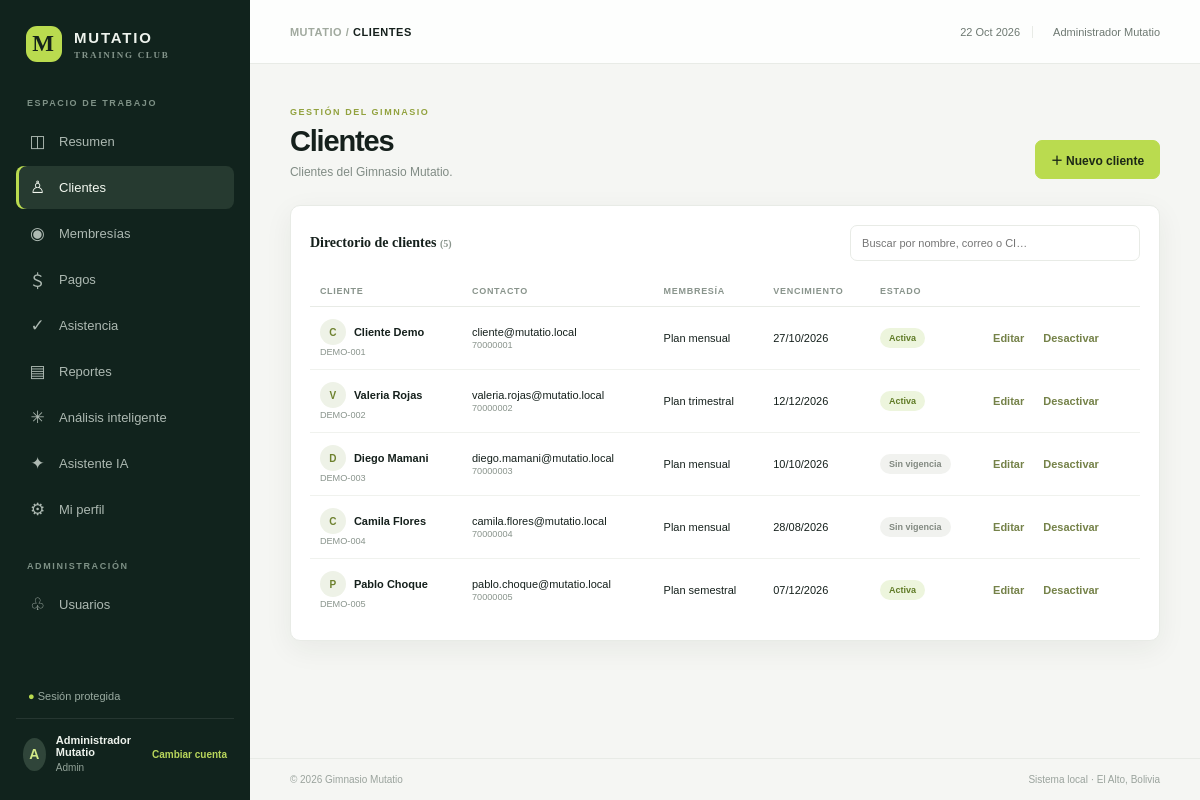
Screenshot of /index.php?view=clients (signed in) with the database file from the repository.
### tables this page shows
CREATE TABLE `memberships` (
  `id` int(10) UNSIGNED NOT NULL,
  `client_id` int(10) UNSIGNED NOT NULL,
  `plan_id` int(10) UNSIGNED NOT NULL,
  `start_date` date NOT NULL,
  `end_date` date NOT NULL,
  `status` enum('active','expired','cancelled') NOT NULL DEFAULT 'active',
  `created_at` timestamp NOT NULL DEFAULT current_timestamp()
);

CREATE TABLE `clients` (
  `id` int(10) UNSIGNED NOT NULL,
  `user_id` int(10) UNSIGNED DEFAULT NULL,
  `name` varchar(140) NOT NULL,
  `email` varchar(190) NOT NULL,
  `phone` varchar(40) DEFAULT NULL,
  `document_number` varchar(50) DEFAULT NULL,
  `birth_date` date DEFAULT NULL,
  `notes` text DEFAULT NULL,
  `active` tinyint(1) NOT NULL DEFAULT 1,
  `created_at` timestamp NOT NULL DEFAULT current_timestamp()
);

CREATE TABLE `plans` (
  `id` int(10) UNSIGNED NOT NULL,
  `name` varchar(100) NOT NULL,
  `description` varchar(255) DEFAULT NULL,
  `price` decimal(10,2) NOT NULL DEFAULT 0.00,
  `duration_days` smallint(5) UNSIGNED NOT NULL DEFAULT 30,
  `active` tinyint(1) NOT NULL DEFAULT 1,
  `created_at` timestamp NOT NULL DEFAULT current_timestamp()
);

### app.php (called while the page is built, shortened)
<?php
$config = require __DIR__ . '/config.php';
function db(): PDO
{
    global $config;
    $pdo = new PDO('mysql:host='.$config['db_host'].';dbname='.$config['db_name'].';charset=utf8mb4', $config['db_user'], $config['db_pass'], [
        PDO::ATTR_ERRMODE => PDO::ERRMODE_EXCEPTION,
        PDO::ATTR_DEFAULT_FETCH_MODE => PDO::FETCH_ASSOC,
        PDO::ATTR_EMULATE_PREPARES => false,
    ]);
    seed_demo($pdo);
    return $pdo;
}
function seed_demo(PDO $pdo): void
{
    $count = (int)$pdo->query('SELECT COUNT(*) FROM users')->fetchColumn();
}
function h(?string $value): string { return htmlspecialchars((string)$value, ENT_QUOTES | ENT_SUBSTITUTE, 'UTF-8'); }

### views/clients.php (the view, shortened to what this page needs)
<?php
$rows=db()->query("SELECT c.*,m.end_date,m.status membership_status,p.name plan_name FROM clients c LEFT JOIN memberships m ON m.id=(SELECT id FROM memberships WHERE client_id=c.id ORDER BY id DESC LIMIT 1) LEFT JOIN plans p ON p.id=m.plan_id WHERE c.active=1 ORDER BY c.created_at DESC")->fetchAll();
?>
<section class="card panel"><div class="panel-head"><h2>Directorio de clientes <small>(<?=count($rows)?>)</small></h2><input class="search" data-search="#clients-table" placeholder="Buscar por nombre, correo o CI…"></div><div class="table-wrap"><table id="clients-table"><thead><tr><th>CLIENTE</th><th>CONTACTO</th><th>MEMBRESÍA</th><th>VENCIMIENTO</th><th>ESTADO</th><th></th></tr></thead><tbody><?php foreach($rows as $r): $state=$r['membership_status']==='active'&&$r['end_date']>=date('Y-m-d'); ?><tr><td><div class="person"><span class="mini-avatar"><?=h(mb_substr($r['name'],0,1))?></span><?=h($r['name'])?></div><small class="muted"><?=h($r['document_number']?:'Sin CI')?></small></td><td><?=h($r['email'])?><br><small class="muted"><?=h($r['phone']?:'Sin teléfono')?></small></td><td><?=h($r['plan_name']??'—')?></td><td><?= $r['end_date']?date('d/m/Y',strtotime($r['end_date'])):'—' ?></td><td><span class="pill <?=$state?'':'expired'?>"><?=$state?'Activa':'Sin vigencia'?></span></td><td><div class="actions"><button class="link-btn" data-edit-client='<?=h(json_encode(['id'=>$r['id'],'name'=>$r['name'],'email'=>$r['email'],'phone'=>$r['phone'],'document_number'=>$r['document_number'],'birth_date'=>$r['birth_date'],'notes'=>$r['notes']],JSON_HEX_APOS|JSON_HEX_QUOT))?>'>Editar</button><form method="post" data-confirm="¿Desactivar este cliente?" style="display:inline"><input type="hidden" name="csrf" value="<?=h(csrf_token())?>"><input type="hidden" name="action" value="client_delete"><input type="hidden" name="id" value="<?=$r['id']?>"><button class="link-btn">Desactivar</button></form></div></td></tr><?php endforeach; ?><?php if(!$rows): ?><tr><td colspan="6" class="empty">Todavía no hay clientes. Registra el primero.</td></tr><?php endif; ?></tbody></table></div></section>

### assets/app.css (style rules this page uses)
:root { --bg:#f5f6f3;--ink:#15201c;--muted:#818c85;--green:#badb4f;--deep:#11231d;--line:#e8ebe6;--white:#fff;--shadow:0 8px 28px #1b2a2010 }
* { box-sizing:border-box }
body { margin:0;background:var(--bg);color:var(--ink);font-family:'DM Sans',Arial,sans-serif;font-size:14px }
button,input,select,textarea { font:inherit }
button { cursor:pointer }
.card { background:#fff;border:1px solid var(--line);border-radius:10px;box-shadow:var(--shadow) }
.panel { padding:19px;margin-bottom:16px }
.panel-head { display:flex;justify-content:space-between;align-items:center;margin-bottom:15px }
.panel-head h2 { font:700 14px Manrope;margin:0 }
.panel-head small { color:#89948c;font-size:10px }
.table-wrap { overflow:auto }
table { width:100%;border-collapse:collapse;font-size:11px }
th { text-align:left;color:#89948c;font-size:9px;letter-spacing:.08em;font-weight:700;padding:10px;border-bottom:1px solid var(--line);white-space:nowrap }
td { padding:12px 10px;border-bottom:1px solid #f0f2ee;vertical-align:middle }
tr:last-child td { border-bottom:0 }
.person { display:flex;align-items:center;gap:8px;font-weight:600 }
.mini-avatar { width:26px;height:26px;border-radius:50%;display:grid;place-items:center;background:#eef2e7;color:#6d812e;font-size:10px }
.pill { display:inline-block;border-radius:20px;padding:5px 9px;font-size:9px;font-weight:700;background:#edf5dd;color:#607b26;white-space:nowrap }
.pill.expired,.pill.inactive { background:#f1f2ef;color:#828981 }
.muted { color:#89948c }
.search { width:min(290px,100%);height:36px;border:1px solid var(--line);background:#fff;border-radius:7px;padding:0 11px;font-size:11px;outline:0 }
.actions { display:flex;gap:7px;align-items:center }
.link-btn { border:0;background:none;color:#758249;font-size:11px;font-weight:700 }

### rows the page displays
memberships: client.name "C", client.name "Cliente Demo", client.document_number "DEMO-001", client.email "cliente@mutatio.local", client.phone "70000001", plan.name "Plan mensual", end_date "27/10/2026", status "Activa"
memberships: client.name "V", client.name "Valeria Rojas", client.document_number "DEMO-002", client.email "valeria.rojas@mutatio.local", client.phone "70000002", plan.name "Plan trimestral", end_date "12/12/2026", status "Activa"
memberships: client.name "D", client.name "Diego Mamani", client.document_number "DEMO-003", client.email "diego.mamani@mutatio.local", client.phone "70000003", plan.name "Plan mensual", end_date "10/10/2026", status "Sin vigencia"
memberships: client.name "C", client.name "Camila Flores", client.document_number "DEMO-004", client.email "camila.flores@mutatio.local", client.phone "70000004", plan.name "Plan mensual", end_date "28/08/2026", status "Sin vigencia"
memberships: client.name "P", client.name "Pablo Choque", client.document_number "DEMO-005", client.email "pablo.choque@mutatio.local", client.phone "70000005", plan.name "Plan semestral", end_date "07/12/2026", status "Activa"

### other values shown
$icon "◫"
$text "Resumen"
$icon "♙"
$text "Clientes"
$icon "◉"
$text "Membresías"
$icon "＄"
$text "Pagos"
$icon "✓"
$text "Asistencia"
$icon "▤"
$text "Reportes"
$icon "✳"
$text "Análisis inteligente"
$icon "✦"
